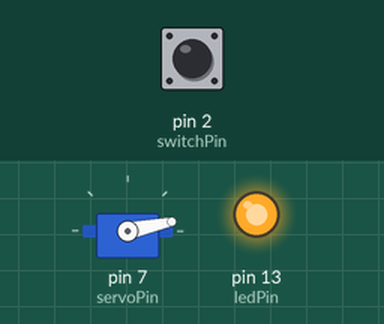
Recording of a sketch running on a simulated Arduino Uno, built with avr-gcc and run on an emulated ATmega328P. Parts: servo, output pins drawn as LEDs (lit = HIGH). Inputs (shaded band) come from the test bench; at power-on: pin 2 (switchPin) HIGH.

Above: at 0.6 s.
1.3 s: pin 2 (switchPin) pulled LOW for 3.2 s
At 2.4 s:
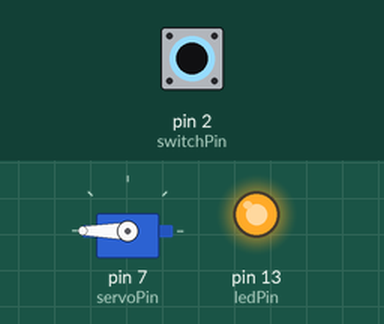
At 5.2 s:
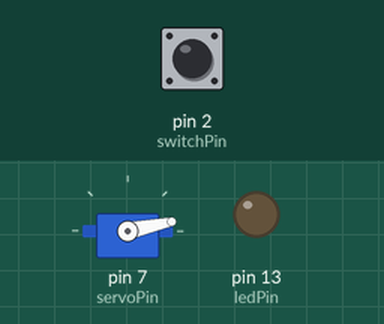
Timing chart, 0 to 12.1 s (numbered marks = the images above; inputs shaded):
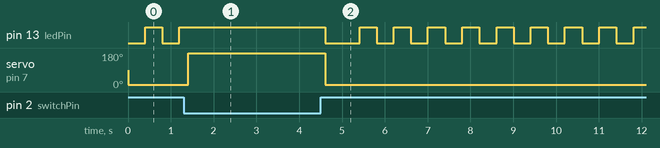

Measured:
- after the input at 1.3 s, servo on pin 7 (servoPin): 12° → 180° after 0.11 s, → 12° 3.2 s later

The sketch:

Open_Cosmos_qbcan_releaser_source_code.ino
```cpp
 /* --------------------------------

This code is provided to the European Space Agency by
Open Cosmos Ltd. for the qbcan Cansat Releaser.

The qbcan user manual can be found on http://doc.open-cosmos.com/

For queries regarding purchase of qbcan and qbcan releaser,
please contact qbshop@open-cosmos.com

Find more information about Open Cosmos at www.open-cosmos.com
Open Cosmos Ltd. 2016

-----------------------------------
*/
#include <stdlib.h>
#include <stdio.h>
#include <SimpleTimer.h>
#include <Servo.h>

// Timer Variables
//----------------------------------------------------------
//*******************************
//* Release time in miliseconds *
//*******************************
const unsigned long int release_time = 20000; // [ms]
//----------------------------------------------------------


SimpleTimer timer;
int timers_set = 0;
int timerId;
int flashId;

const int flash_period = 800;

// Servo Variables

Servo servo1;
const int pos1 = 180; // [deg] servo does not go above 180
const int pos2 = 12; // [deg] servo lower limit is 12

int servoState = 0;

// Pin Assignments

const int servoPin = 7;
const int ledPin = 13;
const int switchPin = 2;

void activate_servo();
void close_system();
void check_switch();
void flash_led();
void set_timers();
void unset_timers();

void setup()
{
  servo1.attach(servoPin);

  /* "Timer active" LED */
  pinMode(ledPin, OUTPUT);

  // Timer Setup
  set_timers();

  // Mechanical Switch Setup
  pinMode(switchPin, INPUT_PULLUP);

  Serial.println("Starting");
}

void set_timers()
{
  if (timers_set) {
    unset_timers();
  }
  timerId = timer.setTimeout(release_time, activate_servo);
  flashId = timer.setInterval(flash_period / 2, flash_led);
  digitalWrite(ledPin, LOW);
  Serial.println("Timer enabled");
  timers_set = 1;
}

void unset_timers() {
  if (!timers_set) {
    return;
  }
  timer.deleteTimer(timerId);
  timer.deleteTimer(flashId);
  digitalWrite(ledPin, HIGH);
  Serial.println("Timer disabled");
  timers_set = 0;
}

void loop()
{
  // Check switch position and control servo as needed
  check_switch();

  // Update Timer
  timer.run();
}

void activate_servo()
{
  Serial.println("Opening releaser");
  servo1.write(pos1); // servo position set as (+) 180 deg

  /* Disable the timer */
  unset_timers();

  delay(15);
}

void close_system()
{
  Serial.println("Closing releaser");
  servo1.write(pos2); // servo position set as (+) 180 deg

  /* Enable the timer */
  set_timers();

  delay(15);
}

void flash_led()
{
  static int state = 0;
  state ^= 1;
  digitalWrite(ledPin, state ? HIGH : LOW);
}

void check_switch()
{
  int switchState = digitalRead(switchPin);

  const int threshold = 5;
  static int hysteresis = 0;

  static int lastAction = 0;
  int action;

  /* Hysteretic state tracker, generates action if counter exceeds threshold */
  hysteresis += switchState == LOW ? 1 : -1;
  if (hysteresis > threshold) {
    hysteresis = threshold;
    action = 1;
  } else if (hysteresis < -threshold) {
    hysteresis = -threshold;
    action = -1;
  } else {
    return;
  }

  /* If action is same as last action, do nothing */
  if (action == lastAction) {
    return;
  }

  lastAction = action;

  if (action == 1) {
    activate_servo();
  } else if (action == -1) {
    close_system();
  }

  delay(50);
}
```
